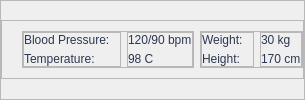
               <widget class="QFrame" name="PatRecord">
                <property name="sizePolicy">
                 <sizepolicy hsizetype="Preferred" vsizetype="Preferred">
                  <horstretch>0</horstretch>
                  <verstretch>0</verstretch>
                 </sizepolicy>
                </property>
                <property name="styleSheet">
                 <string notr="true">QLabel {

	font: 700 14pt &quot;Satoshi&quot;;
	color: #2B3752;
}</string>
                </property>
                <property name="frameShape">
                 <enum>QFrame::StyledPanel</enum>
                </property>
                <property name="frameShadow">
                 <enum>QFrame::Raised</enum>
                </property>
                <layout class="QVBoxLayout" name="verticalLayout_7">
                 <property name="leftMargin">
                  <number>0</number>
                 </property>
                 <property name="topMargin">
                  <number>0</number>
                 </property>
                 <property name="rightMargin">
                  <number>0</number>
                 </property>
                 <property name="bottomMargin">
                  <number>0</number>
                 </property>
                 <item>
                  <widget class="QFrame" name="PatDetails">
                   <property name="sizePolicy">
                    <sizepolicy hsizetype="Preferred" vsizetype="Maximum">
                     <horstretch>0</horstretch>
                     <verstretch>0</verstretch>
                    </sizepolicy>
                   </property>
                   <property name="frameShape">
                    <enum>QFrame::StyledPanel</enum>
                   </property>
                   <property name="frameShadow">
                    <enum>QFrame::Raised</enum>
                   </property>
                   <layout class="QHBoxLayout" name="horizontalLayout_4">
                    <property name="leftMargin">
                     <number>20</number>
                    </property>
                    <property name="topMargin">
                     <number>10</number>
                    </property>
                    <property name="rightMargin">
                     <number>0</number>
                    </property>
                    <property name="bottomMargin">
                     <number>10</number>
                    </property>
                    <item>
                     <widget class="QFrame" name="frame_3">
                      <property name="sizePolicy">
                       <sizepolicy hsizetype="Preferred" vsizetype="Expanding">
                        <horstretch>0</horstretch>
                        <verstretch>0</verstretch>
                       </sizepolicy>
                      </property>
                      <property name="frameShape">
                       <enum>QFrame::StyledPanel</enum>
                      </property>
                      <property name="frameShadow">
                       <enum>QFrame::Raised</enum>
                      </property>
                      <layout class="QHBoxLayout" name="horizontalLayout_6">
                       <property name="leftMargin">
                        <number>0</number>
                       </property>
                       <property name="topMargin">
                        <number>0</number>
                       </property>
                       <property name="rightMargin">
                        <number>0</number>
                       </property>
                       <property name="bottomMargin">
                        <number>0</number>
                       </property>
                       <item>
                        <widget class="QFrame" name="frame_5">
                         <property name="frameShape">
                          <enum>QFrame::StyledPanel</enum>
                         </property>
                         <property name="frameShadow">
                          <enum>QFrame::Raised</enum>
                         </property>
                         <layout class="QVBoxLayout" name="verticalLayout_8">
                          <property name="spacing">
                           <number>5</number>
                          </property>
                          <property name="leftMargin">
                           <number>0</number>
                          </property>
                          <property name="topMargin">
                           <number>0</number>
                          </property>
                          <property name="rightMargin">
                           <number>10</number>
                          </property>
                          <property name="bottomMargin">
                           <number>0</number>
                          </property>
                          <item>
                           <widget class="QLabel" name="BPLabel_2">
                            <property name="text">
                             <string>Blood Pressure:</string>
                            </property>
                           </widget>
                          </item>
                          <item>
                           <widget class="QLabel" name="TempLabel_2">
                            <property name="text">
                             <string>Temperature: </string>
                            </property>
                           </widget>
                          </item>
                         </layout>
                        </widget>
                       </item>
                       <item>
                        <widget class="QFrame" name="frame_6">
                         <property name="sizePolicy">
                          <sizepolicy hsizetype="Expanding" vsizetype="Preferred">
                           <horstretch>0</horstretch>
                           <verstretch>0</verstretch>
                          </sizepolicy>
                         </property>
                         <property name="frameShape">
                          <enum>QFrame::StyledPanel</enum>
                         </property>
                         <property name="frameShadow">
                          <enum>QFrame::Raised</enum>
                         </property>
                         <layout class="QVBoxLayout" name="verticalLayout_9">
                          <property name="spacing">
                           <number>5</number>
                          </property>
                          <property name="leftMargin">
                           <number>0</number>
                          </property>
                          <property name="topMargin">
                           <number>0</number>
                          </property>
                          <property name="rightMargin">
                           <number>0</number>
                          </property>
                          <property name="bottomMargin">
                           <number>0</number>
                          </property>
                          <item>
                           <widget class="QLabel" name="BloodPressure">
                            <property name="text">
                             <string>120/90 bpm</string>
                            </property>
                           </widget>
                          </item>
                          <item>
                           <widget class="QLabel" name="Temperature">
                            <property name="text">
                             <string>98 C</string>
                            </property>
                           </widget>
                          </item>
                         </layout>
                        </widget>
                       </item>
                      </layout>
                     </widget>
                    </item>
                    <item>
                     <widget class="QFrame" name="frame_4">
                      <property name="frameShape">
                       <enum>QFrame::StyledPanel</enum>
                      </property>
                      <property name="frameShadow">
                       <enum>QFrame::Raised</enum>
                      </property>
                      <layout class="QHBoxLayout" name="horizontalLayout_7">
                       <property name="leftMargin">
                        <number>0</number>
                       </property>
                       <property name="topMargin">
                        <number>0</number>
                       </property>
                       <property name="rightMargin">
                        <number>0</number>
                       </property>
                       <property name="bottomMargin">
                        <number>0</number>
                       </property>
                       <item alignment="Qt::AlignLeft">
                        <widget class="QFrame" name="frame_7">
                         <property name="frameShape">
                          <enum>QFrame::StyledPanel</enum>
                         </property>
                         <property name="frameShadow">
                          <enum>QFrame::Raised</enum>
                         </property>
                         <layout class="QVBoxLayout" name="verticalLayout_10">
                          <property name="spacing">
                           <number>5</number>
                          </property>
                          <property name="leftMargin">
                           <number>0</number>
                          </property>
                          <property name="topMargin">
                           <number>0</number>
                          </property>
                          <property name="rightMargin">
                           <number>10</number>
                          </property>
                          <property name="bottomMargin">
                           <number>0</number>
                          </property>
                          <item>
                           <widget class="QLabel" name="WeightLabel_2">
                            <property name="text">
                             <string>Weight:</string>
                            </property>
                           </widget>
                          </item>
                          <item>
                           <widget class="QLabel" name="HeightLabel_2">
                            <property name="text">
                             <string>Height:</string>
                            </property>
                           </widget>
                          </item>
                         </layout>
                        </widget>
                       </item>
                       <item>
                        <widget class="QFrame" name="frame_8">
                         <property name="sizePolicy">
                          <sizepolicy hsizetype="Expanding" vsizetype="Preferred">
                           <horstretch>0</horstretch>
                           <verstretch>0</verstretch>
                          </sizepolicy>
                         </property>
                         <property name="frameShape">
                          <enum>QFrame::StyledPanel</enum>
                         </property>
                         <property name="frameShadow">
                          <enum>QFrame::Raised</enum>
                         </property>
                         <layout class="QVBoxLayout" name="verticalLayout_11">
                          <property name="spacing">
                           <number>5</number>
                          </property>
                          <property name="leftMargin">
                           <number>0</number>
                          </property>
                          <property name="topMargin">
                           <number>0</number>
                          </property>
                          <property name="rightMargin">
                           <number>0</number>
                          </property>
                          <property name="bottomMargin">
                           <number>0</number>
                          </property>
                          <item>
                           <widget class="QLabel" name="Weight">
                            <property name="text">
                             <string>30 kg</string>
                            </property>
                           </widget>
                          </item>
                          <item>
                           <widget class="QLabel" name="Heights">
                            <property name="text">
                             <string>170 cm</string>
                            </property>
                           </widget>
                          </item>
                         </layout>
                        </widget>
                       </item>
                      </layout>
                     </widget>
                    </item>
                   </layout>
                  </widget>
                 </item>
                </layout>
               </widget>
